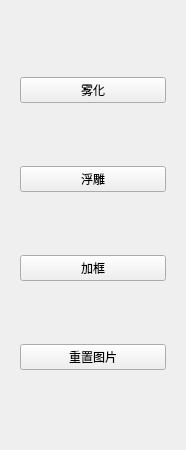
                  <widget class="QWidget" name="page_5">
                   <property name="geometry">
                    <rect>
                     <x>0</x>
                     <y>0</y>
                     <width>186</width>
                     <height>450</height>
                    </rect>
                   </property>
                   <attribute name="label">
                    <string>图片美化</string>
                   </attribute>
                   <layout class="QGridLayout" name="gridLayout_41">
                    <item row="0" column="0">
                     <widget class="QWidget" name="widget_10" native="true">
                      <layout class="QGridLayout" name="gridLayout_42">
                       <item row="1" column="0">
                        <widget class="QPushButton" name="startfudiao">
                         <property name="text">
                          <string>浮雕</string>
                         </property>
                        </widget>
                       </item>
                       <item row="2" column="0">
                        <widget class="QPushButton" name="startaddedge">
                         <property name="text">
                          <string>加框</string>
                         </property>
                        </widget>
                       </item>
                       <item row="0" column="0">
                        <widget class="QPushButton" name="startfoggy">
                         <property name="text">
                          <string>雾化</string>
                         </property>
                        </widget>
                       </item>
                       <item row="3" column="0">
                        <widget class="QPushButton" name="resetbtn_5">
                         <property name="text">
                          <string>重置图片</string>
                         </property>
                        </widget>
                       </item>
                      </layout>
                     </widget>
                    </item>
                   </layout>
                  </widget>
